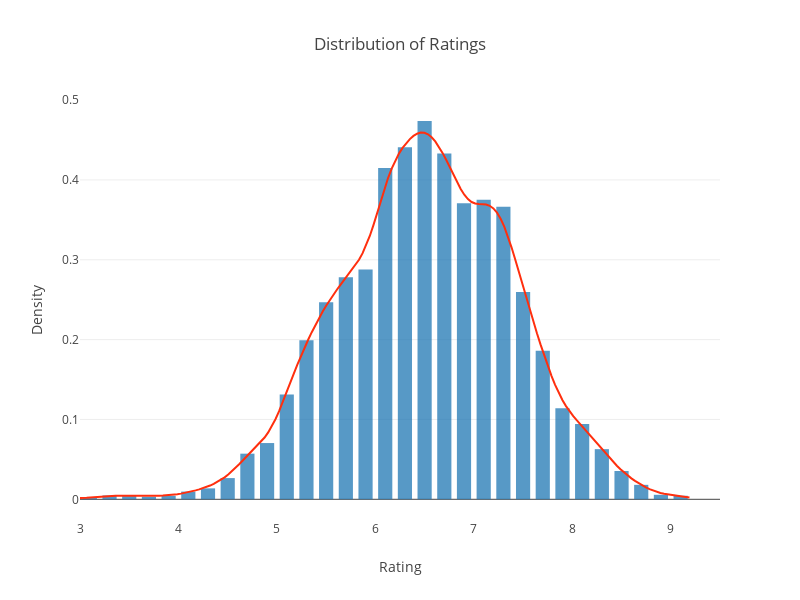

The cell this chart's notebook holds for it:
### Code cell
import plotly.graph_objects as go
from scipy.stats import gaussian_kde
import numpy as np
import pandas as pd

# Assuming your dataframe is called 'df' and column with ratings is 'rating'
ratings = temp_df['Score']

# Histogram (normalized)
trace1 = go.Histogram(
    x=ratings,
    histnorm='probability density',  # changed to 'probability density'
    opacity=0.75,
    name='Histogram',
    nbinsx=50,  # change to set the number of bins
    marker_color='#1f77b4',
)

# Calculate density
density = gaussian_kde(ratings)
xs = np.linspace(min(ratings), max(ratings), 200)
ys = density(xs)

# Density trace
trace2 = go.Scatter(
    x=xs,
    y=ys,
    mode='lines',
    name='KDE',
    line=dict(color='#FF2F0E'),
)

# Combine traces
data = [trace1, trace2]

# Layout
layout = go.Layout(
    title='Distribution of Ratings',
    xaxis=dict(title='Rating', range = [3,9.5]),
    yaxis=dict(title='Density'),
    bargap=0.2,
    bargroupgap=0.1,
    width=800,   # Adjust the width here
    height=600
)

# Figure
fig = go.Figure(data=data, layout=layout)
fig.update_layout(showlegend=False)

# Show the plot
fig.show()

### Figure 1 — Plotly figure (JSON) as saved in the notebook; plotly's stock layout.template omitted (floating-point values rounded to 4 significant figures; data arrays with more than 128 entries replaced by an {"elided": "..."} marker saying what was removed)
{"data": [{"histnorm": "probability density", "marker": {"color": "#1f77b4"}, "name": "Histogram", "nbinsx": 50, "opacity": 0.75, "type": "histogram", "x": {"elided": "12421 float values"}}, {"line": {"color": "#FF2F0E"}, "mode": "lines", "name": "KDE", "type": "scatter", "x": {"elided": "200 float values"}, "y": {"elided": "200 float values"}}], "layout": {"bargap": 0.2, "bargroupgap": 0.1, "height": 600, "showlegend": false, "title": {"text": "Distribution of Ratings"}, "width": 800, "xaxis": {"range": [3, 9.5], "title": {"text": "Rating"}}, "yaxis": {"title": {"text": "Density"}}}}
